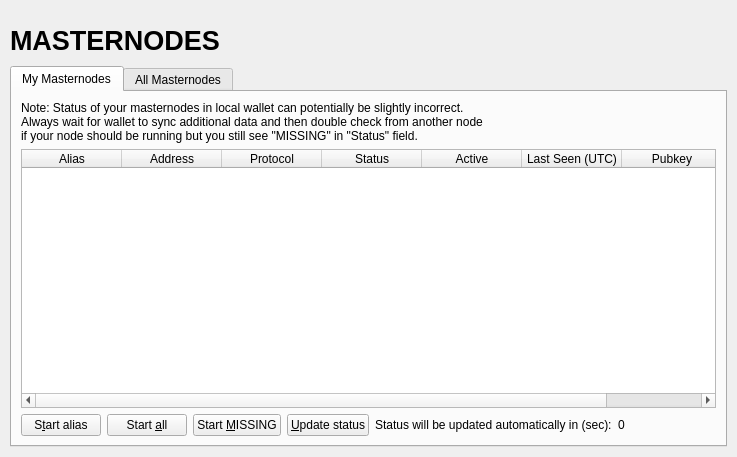
<?xml version="1.0" encoding="UTF-8"?>
<ui version="4.0">
 <class>MasternodeList</class>
 <widget class="QWidget" name="MasternodeList">
  <property name="geometry">
   <rect>
    <x>0</x>
    <y>0</y>
    <width>723</width>
    <height>457</height>
   </rect>
  </property>
  <property name="windowTitle">
   <string>Form</string>
  </property>
  <layout class="QVBoxLayout" name="topLayout">
   <property name="leftMargin">
    <number>10</number>
   </property>
   <property name="topMargin">
    <number>0</number>
   </property>
   <property name="rightMargin">
    <number>10</number>
   </property>
   <property name="bottomMargin">
    <number>10</number>
   </property>
   <item>
    <layout class="QVBoxLayout" name="verticalLayout">
     <property name="bottomMargin">
      <number>0</number>
     </property>
     <item>
      <spacer name="horizontalSpacer0">
       <property name="orientation">
        <enum>Qt::Horizontal</enum>
       </property>
       <property name="sizeHint" stdset="0">
        <size>
         <width>40</width>
         <height>20</height>
        </size>
       </property>
      </spacer>
     </item>
     <item>
      <widget class="QLabel" name="labelOverviewHeaderLeft">
       <property name="minimumSize">
        <size>
         <width>464</width>
         <height>40</height>
        </size>
       </property>
       <property name="maximumSize">
        <size>
         <width>16777215</width>
         <height>40</height>
        </size>
       </property>
       <property name="font">
        <font>
         <pointsize>20</pointsize>
         <weight>75</weight>
         <bold>true</bold>
        </font>
       </property>
       <property name="text">
        <string>MASTERNODES</string>
       </property>
      </widget>
     </item>
     <item>
      <widget class="QTabWidget" name="tabWidget">
       <property name="currentIndex">
        <number>0</number>
       </property>
       <widget class="QWidget" name="tabMyMasternodes">
        <attribute name="title">
         <string>My Masternodes</string>
        </attribute>
        <layout class="QGridLayout" name="gridLayout_2">
         <item row="0" column="0">
          <layout class="QVBoxLayout" name="verticalLayout_2">
           <property name="bottomMargin">
            <number>0</number>
           </property>
           <item>
            <layout class="QHBoxLayout" name="horizontalLayout_note">
             <property name="bottomMargin">
              <number>0</number>
             </property>
             <item>
              <widget class="QLabel" name="updateNote">
               <property name="text">
                <string>Note: Status of your masternodes in local wallet can potentially be slightly incorrect.&lt;br /&gt;Always wait for wallet to sync additional data and then double check from another node&lt;br /&gt;if your node should be running but you still see &quot;MISSING&quot; in &quot;Status&quot; field.</string>
               </property>
              </widget>
             </item>
            </layout>
           </item>
           <item>
            <widget class="QTableWidget" name="tableWidgetMyMasternodes">
             <property name="minimumSize">
              <size>
               <width>695</width>
               <height>0</height>
              </size>
             </property>
             <property name="editTriggers">
              <set>QAbstractItemView::NoEditTriggers</set>
             </property>
             <property name="alternatingRowColors">
              <bool>true</bool>
             </property>
             <property name="selectionMode">
              <enum>QAbstractItemView::SingleSelection</enum>
             </property>
             <property name="selectionBehavior">
              <enum>QAbstractItemView::SelectRows</enum>
             </property>
             <property name="sortingEnabled">
              <bool>true</bool>
             </property>
             <attribute name="horizontalHeaderStretchLastSection">
              <bool>true</bool>
             </attribute>
             <column>
              <property name="text">
               <string>Alias</string>
              </property>
             </column>
             <column>
              <property name="text">
               <string>Address</string>
              </property>
             </column>
             <column>
              <property name="text">
               <string>Protocol</string>
              </property>
             </column>
             <column>
              <property name="text">
               <string>Status</string>
              </property>
             </column>
             <column>
              <property name="text">
               <string>Active</string>
              </property>
             </column>
             <column>
              <property name="text">
               <string>Last Seen (UTC)</string>
              </property>
             </column>
             <column>
              <property name="text">
               <string>Pubkey</string>
              </property>
             </column>
            </widget>
           </item>
           <item>
            <layout class="QHBoxLayout" name="horizontalLayout_5">
             <property name="bottomMargin">
              <number>0</number>
             </property>
             <item>
              <widget class="QPushButton" name="startButton">
               <property name="text">
                <string>S&amp;tart alias</string>
               </property>
              </widget>
             </item>
             <item>
              <widget class="QPushButton" name="startAllButton">
               <property name="text">
                <string>Start &amp;all</string>
               </property>
              </widget>
             </item>
             <item>
              <widget class="QPushButton" name="startMissingButton">
               <property name="text">
                <string>Start &amp;MISSING</string>
               </property>
              </widget>
             </item>
             <item>
              <widget class="QPushButton" name="UpdateButton">
               <property name="text">
                <string>&amp;Update status</string>
               </property>
              </widget>
             </item>
             <item>
              <widget class="QLabel" name="autoupdate_label">
               <property name="text">
                <string>Status will be updated automatically in (sec):</string>
               </property>
              </widget>
             </item>
             <item>
              <widget class="QLabel" name="secondsLabel">
               <property name="text">
                <string>0</string>
               </property>
              </widget>
             </item>
             <item>
              <spacer name="horizontalSpacer_5">
               <property name="orientation">
                <enum>Qt::Horizontal</enum>
               </property>
               <property name="sizeHint" stdset="0">
                <size>
                 <width>40</width>
                 <height>20</height>
                </size>
               </property>
              </spacer>
             </item>
            </layout>
           </item>
          </layout>
         </item>
        </layout>
       </widget>
       <widget class="QWidget" name="tabAllMasternodes">
        <attribute name="title">
         <string>All Masternodes</string>
        </attribute>
        <layout class="QGridLayout" name="gridLayout">
         <item row="1" column="0">
          <widget class="QTableWidget" name="tableWidgetMasternodes">
           <property name="editTriggers">
            <set>QAbstractItemView::NoEditTriggers</set>
           </property>
           <property name="alternatingRowColors">
            <bool>true</bool>
           </property>
           <property name="selectionBehavior">
            <enum>QAbstractItemView::SelectRows</enum>
           </property>
           <property name="sortingEnabled">
            <bool>true</bool>
           </property>
           <attribute name="horizontalHeaderStretchLastSection">
            <bool>true</bool>
           </attribute>
           <column>
            <property name="text">
             <string>Address</string>
            </property>
           </column>
           <column>
            <property name="text">
             <string>Protocol</string>
            </property>
           </column>
           <column>
            <property name="text">
             <string>Status</string>
            </property>
           </column>
           <column>
            <property name="text">
             <string>Active</string>
            </property>
           </column>
           <column>
            <property name="text">
             <string>Last Seen (UTC)</string>
            </property>
           </column>
           <column>
            <property name="text">
             <string>Pubkey</string>
            </property>
           </column>
          </widget>
         </item>
         <item row="0" column="0">
          <layout class="QHBoxLayout" name="horizontalLayout_3">
           <property name="bottomMargin">
            <number>0</number>
           </property>
           <item>
            <widget class="QLabel" name="label_filter">
             <property name="text">
              <string>Filter List:</string>
             </property>
            </widget>
           </item>
           <item>
            <widget class="QLineEdit" name="filterLineEdit">
             <property name="toolTip">
              <string>Filter masternode list</string>
             </property>
            </widget>
           </item>
           <item>
            <spacer name="horizontalSpacer_3">
             <property name="orientation">
              <enum>Qt::Horizontal</enum>
             </property>
             <property name="sizeHint" stdset="0">
              <size>
               <width>10</width>
               <height>20</height>
              </size>
             </property>
            </spacer>
           </item>
           <item>
            <widget class="QLabel" name="label_count">
             <property name="text">
              <string>Node Count:</string>
             </property>
            </widget>
           </item>
           <item>
            <widget class="QLabel" name="countLabel">
             <property name="text">
              <string>0</string>
             </property>
            </widget>
           </item>
          </layout>
         </item>
        </layout>
       </widget>
      </widget>
     </item>
    </layout>
   </item>
  </layout>
 </widget>
 <resources/>
 <connections/>
</ui>
